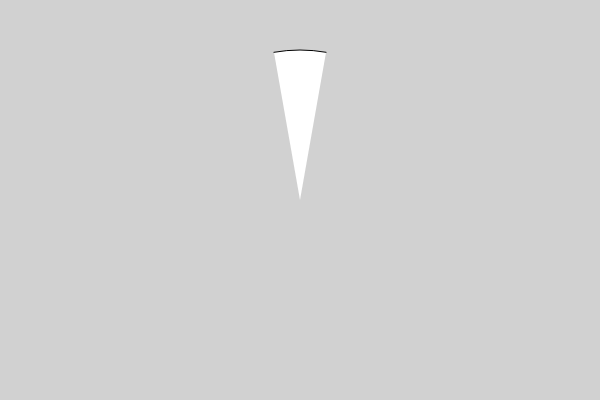
Frame 1 (no input)
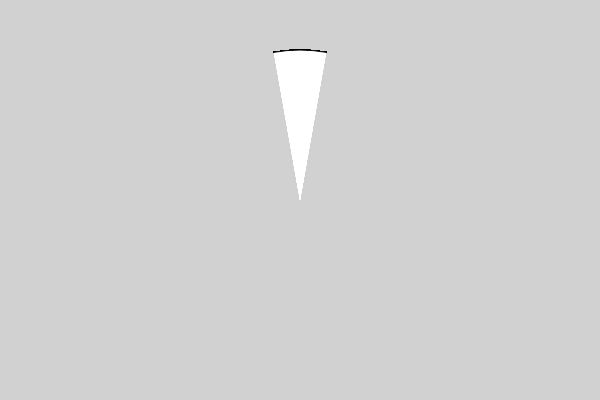
Frame 60 (no input)
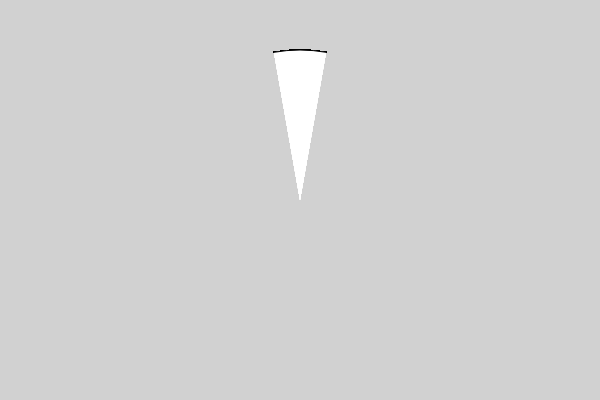
Frame 120 (the mouse pressed at the canvas centre since frame 60)

The p5.js sketch that drew these frames (run headless with seeded random() and noise() and a simulated clock; from frame 60 on, the mouse is pressed at the canvas centre):

// p5.js sketch
// ── sketch.js
function setup() {
    createCanvas( 600, 400 );
    background( '#d1d1d1' );
}

function draw() {
    arc( 300, 200, 300, 300, radians(260), radians(280) );
}
